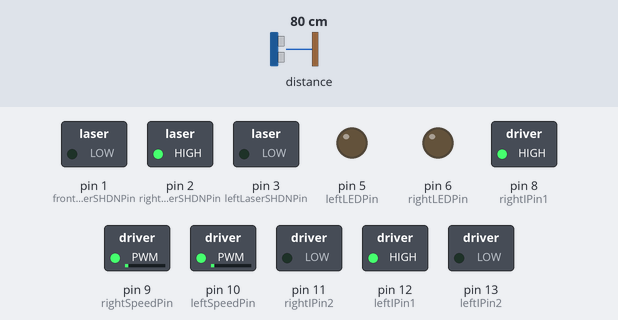
Recording of a sketch running on a simulated Arduino Uno, built with avr-gcc and run on an emulated ATmega328P. Shown: switched loads named in the sketch (green lamp = pin HIGH), output pins drawn as LEDs (lit = HIGH). Dashed ring = blinking. The inputs (shaded band) are chosen by the test bench; at power-on: distance to the obstacle 80 cm.

Above: at 1.3 s.
1.4 s: distance to the obstacle set to 13 cm
4.4 s: distance to the obstacle set to 10 cm
At 4.55 s:
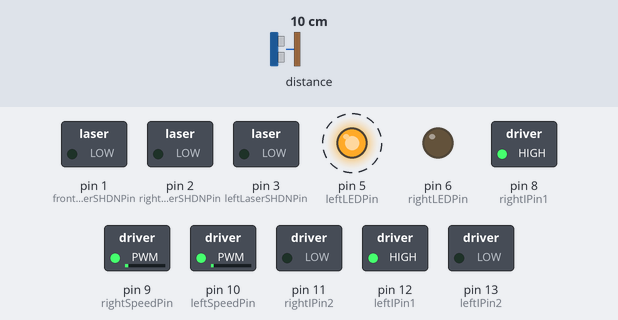
7.4 s: distance to the obstacle set to 2 cm
At 8.0 s:
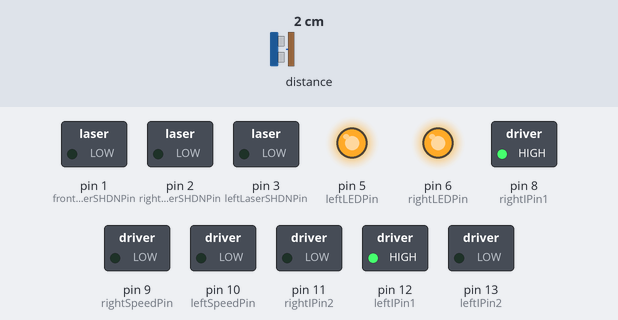
10.4 s: distance to the obstacle set to 8 cm
13.4 s: distance to the obstacle set to 11 cm
At 14.43 s:
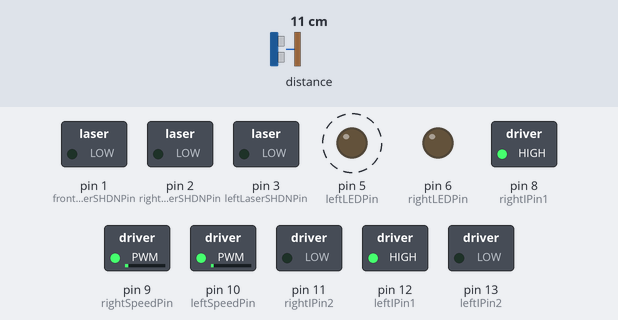
16.4 s: distance to the obstacle set to 4 cm
At 17.2 s:
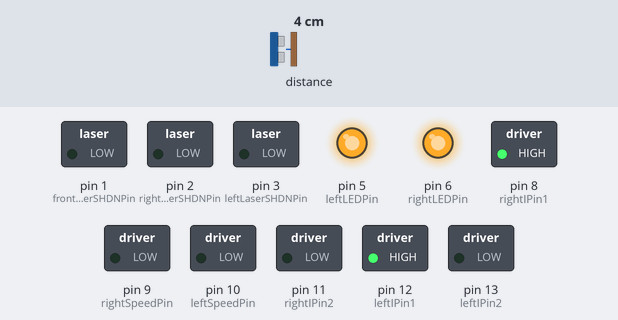
Timing chart, 0 to 20.4 s (numbered marks = the images above; inputs shaded):
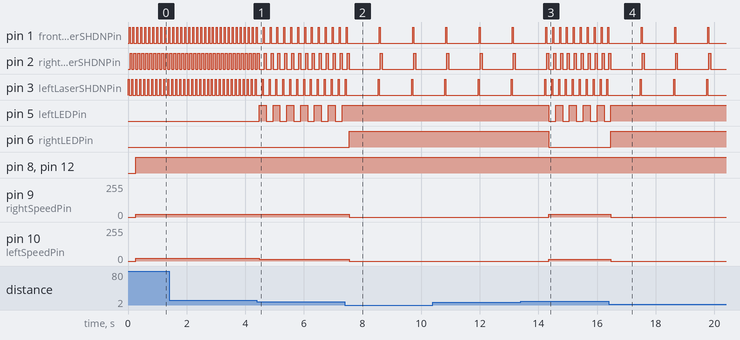

Measured:
- the behaviour switches between 12 and 11 cm on distance to the obstacle (found by bisection; images 0 and 1)
- the behaviour switches between 9 and 10 cm on distance to the obstacle (found by bisection; images 2 and 3)
- after the input at 4.4 s, pin 1 (frontLaserSHDNPin): alternates HIGH for 0.03 s and LOW for 0.20 s, starting after 0.21 s; pin 2 (rightLaserSHDNPin): alternates HIGH for 0.07 s and LOW for 0.17 s, starting after 0.24 s
- after the input at 7.4 s, pin 1 (frontLaserSHDNPin): alternates HIGH for 0.03 s and LOW for 1.1 s, starting after 1.2 s; pin 2 (rightLaserSHDNPin): alternates HIGH for 0.07 s and LOW for 1.1 s, starting after 1.2 s
- after the input at 13.4 s, pin 1 (frontLaserSHDNPin): alternates HIGH for 0.03 s and LOW for 0.20 s, starting after 1.1 s; pin 2 (rightLaserSHDNPin): alternates HIGH for 0.07 s and LOW for 0.17 s, starting after 1.1 s
- after the input at 16.4 s, pin 1 (frontLaserSHDNPin): alternates HIGH for 0.03 s and LOW for 1.1 s, starting after 1.1 s; pin 2 (rightLaserSHDNPin): alternates HIGH for 0.07 s and LOW for 1.1 s, starting after 1.1 s
- by itself, pin 1 (frontLaserSHDNPin), pin 3 (leftLaserSHDNPin): alternates HIGH for 0.03 s and LOW for 0.10 s
- by itself, pin 2 (rightLaserSHDNPin): alternates HIGH for 0.07 s and LOW for 0.07 s

The sketch:

mainDrive.ino
```cpp
// inspiration from site: http://arduino.stackexchange.com/questions/25050/multiple-vl6180x-distance-sensors-interactive-problem

/* Multiple laser procedure:
 *  1. Wire SHDN (SHutDowN) pins.
 *  2. Disable ALL lasers. (write SHDN pin > LOW)
 *  3. Enable 1 laser. (write SHDN pin > HIGH & call laser.begin())
 *  4. Read value.
 */
/* Note:
 *  For Arduino Uno, SDA = A5 & SCL = A4
 *      for other boards, see: https://www.arduino.cc/en/Reference/Wire
 */
extern "C" {
  #include <stdlib.h>
  #include <stdio.h>
  #include <string.h>
  #include <inttypes.h>
}
#include "Adafruit_VL6180X.h"
#include "Task.h"

///////////////////////////////////////////////

Adafruit_VL6180X lasers;
  byte frontLaserSHDNPin = 1; // SHutDowN pin
  byte leftLaserSHDNPin = 3;
  byte rightLaserSHDNPin = 2;

byte leftLEDPin = 5;
byte rightLEDPin = 6;

int leftIPin1 = 12;
int leftIPin2 = 13;
int leftSpeedPin = 10; // enable motor A
boolean leftInvert = false;

int rightIPin1 = 8;
int rightIPin2 = 11;
int rightSpeedPin = 9; // Enable motor B
boolean rightInvert = true;

/* Before battery change (~6.8/7V), 50 speed worked
   After battery change: (9.8V down to 8.9V), 20-50 too high, 15 too low
     at 8.8V, 17 speed, 10 correction works.
         turnCorrection =???
     at 8.6V, 17 speed too low!
*/
int SPEED = 20;
int correction = 10;
int turnCorrection = 11; // Might not be done in the demo
int temp_front;
  int prev_front;
int temp_right;
  int prev_right;
int temp_left;
  int prev_left;

int INTERSECTION_CHANGE = 70; // If distance changes 100mm b/w readings, at intersection
// Going really slowly, so delay = 5 seconds
int MIN_INTERSECT_DELAY = 0; // Min time to wait between intersections
unsigned long prevIntersectTime = millis() -MIN_INTERSECT_DELAY; // Can detect intersection immediately

///////////////////////////////////////////////

void readSensors();
bool keepAtLeft(bool hasInit);
bool keepInCenter(bool hasInit);

///////////////////////////////////////////////

Task* currTask = Task::createTask(keepInCenter, NULL);

void setup() {
  printf("starting");
  pinMode(frontLaserSHDNPin, OUTPUT);
  pinMode(leftLaserSHDNPin, OUTPUT);
  pinMode(rightLaserSHDNPin, OUTPUT);
  digitalWrite(frontLaserSHDNPin, LOW); // Disable frontLaser
  digitalWrite(leftLaserSHDNPin, LOW); // Disable leftLaser
  digitalWrite(rightLaserSHDNPin, LOW); // Disable rightLaser

  pinMode(leftLEDPin, OUTPUT);
  pinMode(rightLEDPin, OUTPUT);

  pinMode(leftIPin1, OUTPUT);
  pinMode(leftIPin2, OUTPUT);
  pinMode(leftSpeedPin, OUTPUT);
  pinMode(rightIPin1, OUTPUT);
  pinMode(rightIPin2, OUTPUT);
  pinMode(rightSpeedPin, OUTPUT);

  stop();
  Wire.begin(); // For lasers
  readSensors(); // Called so that first readSensors() in loop() returns valid prev_front/left/right
}

///////////////////////////////////////////////

void forward(int leftSpeed, int rightSpeed) {
  digitalWrite(leftIPin1,  !leftInvert);
  digitalWrite(leftIPin2,  leftInvert);
  digitalWrite(rightIPin1, rightInvert);
  digitalWrite(rightIPin2, !rightInvert);
  analogWrite(leftSpeedPin,  leftSpeed);
  analogWrite(rightSpeedPin, rightSpeed);
}
void backward(int leftSpeed, int rightSpeed) {
  digitalWrite(leftIPin1,  leftInvert);
  digitalWrite(leftIPin2,  !leftInvert);
  digitalWrite(rightIPin1, !rightInvert);
  digitalWrite(rightIPin2, rightInvert);
  analogWrite(leftSpeedPin,  leftSpeed);
  analogWrite(rightSpeedPin, rightSpeed);
}

void left(int leftSpeed, int rightSpeed) {
  digitalWrite(leftIPin1,  leftInvert);
  digitalWrite(leftIPin2,  !leftInvert);
  digitalWrite(rightIPin1, rightInvert);
  digitalWrite(rightIPin2, !rightInvert);
  analogWrite(leftSpeedPin,  leftSpeed);
  analogWrite(rightSpeedPin, rightSpeed);
}

void stop() {
  // At high voltages, robot doesn't stop. So, tell it to go as slow as possible
  analogWrite(leftSpeedPin,  0);
  analogWrite(rightSpeedPin, 0);
  digitalWrite(leftSpeedPin,  LOW);
  digitalWrite(rightSpeedPin, LOW);
}

///////////////////////////////////////////////

Task* turnTask = NULL;

void loop() {
  readSensors();
  // Reset drive & LEDs to a known state:
  //    going forward & LEDs off
  forward(SPEED, SPEED);
  digitalWrite(leftLEDPin, LOW);
  digitalWrite(rightLEDPin, LOW);

  if(temp_front < 100){ // Stop when it hits a wall
    // Turn on both LEDs when bot detects a wall in front
    digitalWrite(leftLEDPin, HIGH);
    digitalWrite(rightLEDPin, HIGH);
    stop();
    delay(1000);
  }

  else { // If front doesn't see the wall...
    // When you see an intersection...
    if (millis() -prevIntersectTime >= MIN_INTERSECT_DELAY &&
        (temp_left - prev_left > INTERSECTION_CHANGE
        || temp_right - prev_right > INTERSECTION_CHANGE)) {
      // Make a task to turn left
//      if (turnTask == NULL) {
//        turnTask = Task::createTask(turnLeft, NULL);
//        turnTask->setNextTask(currTask);
//        currTask = turnTask; // & run turnTask
//      }

      stop();
      printf("At intersection\n");
      // Blink both lights at an intersection
      prevIntersectTime = millis();
      while (millis() - prevIntersectTime < 1000) {
        blinkRightLED(100);
        blinkLeftLED(100);
        delay(1);
      }

      prevIntersectTime = millis();
      forward(SPEED, SPEED);
    }

    // When done turning, delete the task
    if (turnTask != NULL && turnTask->isDone()) {
      currTask = turnTask->getNextTask(); // Make sure to keep pointer to the next task...
      Task::deleteOneTask(turnTask);
      turnTask = NULL;
    }
    currTask->runTask();
  }
//  delay(50);
}

///////////////////////////////////////////////////

// Adds 3+ ms delay
void readSensors() {
  prev_front = temp_front;
  prev_left = temp_left;
  prev_right = temp_right;

  // Enable left laser
  digitalWrite(leftLaserSHDNPin, HIGH); // ena bling leftLaser
  // Print left laser value
  lasers.begin();
  delay(1);
  temp_left = lasers.readRange();
  printf("\tleftLaser: %3d    ", temp_left);
  digitalWrite(leftLaserSHDNPin, LOW);  // Disable leftLaser

  // Enable front laser
  digitalWrite(frontLaserSHDNPin, HIGH); // enabling frontLaser
  // Print front laser value
  lasers.begin(); // Notice: every time laser is enabled, have to call begin()
  delay(1);
  temp_front = lasers.readRange();
  printf("frontLaser: %3d    ", temp_front);
  digitalWrite(frontLaserSHDNPin, LOW);  // Disable frontLaser

  // Enable right laser
  digitalWrite(rightLaserSHDNPin, HIGH); // enabling rightLaser
  // Print right laser value
  lasers.begin();
  delay(1);
  temp_right = lasers.readRange();
  printf("rightLaser: %3d\n", lasers.readRange());
  digitalWrite(rightLaserSHDNPin, LOW);  // Disable rightLaser
}

/* Repeatedly call this function to stick to the left wall.
   If we knew where we were on the map, this would be very
       effective @ the curved turn.
 */
bool keepAtLeft(bool hasInit) {
  if(temp_left > 130){ // Too far from left, turn left
    analogWrite(leftSpeedPin,SPEED - correction);
    delay(100);
  }
  else if(temp_left < 70){ // Too close to left, turn right
    analogWrite(rightSpeedPin,SPEED - correction);
    delay(100);
  }
  return false; // For now, never end task
}

/* This code makes the robot turn to the left path.
      This hasn't been perfected, so it isn't called.
*/
bool turnLeft(bool hasInit){
  // Turn on LEDs to show: "still at intersection"
//  digitalWrite(leftLEDPin, HIGH);
//  digitalWrite(rightLEDPin, HIGH);

  while(temp_front > 250){
    analogWrite(leftSpeedPin,SPEED - turnCorrection);
    readSensors();
  }
   while(temp_front < 252){
    analogWrite(leftSpeedPin,SPEED - turnCorrection);
     readSensors();
   }
  return true;
}
/* Repeatedly call this function to stay at the center of the road.
 */
bool keepInCenter(bool hasInit) {
  // Used to have distance check of 90
  if(temp_right < 80){
    analogWrite(leftSpeedPin,SPEED - correction);
    digitalWrite(leftLEDPin, HIGH);
     printf("LeftMotor: %d \n", SPEED - correction);
    delay(100);
//    analogWrite(leftSpeedPin,SPEED);
  }
  else if(temp_right < 120){
    analogWrite(leftSpeedPin,SPEED - correction/2);
    blinkLeftLED(0);
    printf("LeftMotor: %d \n", SPEED - correction/2);
    delay(100);
//    analogWrite(leftSpeedPin,SPEED);
  }

  else if(temp_left < 80){
    analogWrite(rightSpeedPin,SPEED - correction);
    digitalWrite(rightLEDPin, HIGH);
    printf("rightMotor: %d \n", SPEED - correction);
    delay(100);
  }
  else if(temp_left < 120){
    analogWrite(rightSpeedPin,SPEED - correction/2);
    blinkRightLED(0);
    printf("rightMotor: %d \n", SPEED - correction/2);
    delay(100);
  }

  // Code below tried to keep robot in center @ intersection...
  // Turns out, the sensors can't detect far enough for the code to work
  /*
  if (temp_left < 10) {
    backward(SPEED, SPEED);
    delay()
  } else if (temp_right < 10) {
    backward(SPEED, SPEED);
  }

  else if(temp_left - temp_right > 40){ // Too far from the left
    analogWrite(leftSpeedPin,SPEED - correction);
    digitalWrite(leftLEDPin, HIGH);
    printf("LEFT MOTOR: %d \n", SPEED - correction);
//    delay(100);
  }
  else if(temp_right - temp_left > 40){  // Too far from right
    analogWrite(rightSpeedPin,SPEED - correction);
    digitalWrite(rightLEDPin, HIGH);
    printf("RIGHT MOTOR: %d \n", SPEED - correction);
//    delay(100);
  }

  else if(temp_left - temp_right > 20){ // Too far from the left
    analogWrite(leftSpeedPin,SPEED - correction/2);
    blinkLeftLED(50);
    printf("leftMotor: %d \n", SPEED - correction/2);
//    delay(100);
  }
  else if(temp_right - temp_left > 20){  // Too far from right
    analogWrite(rightSpeedPin,SPEED - correction/2);
    blinkRightLED(50);
    printf("rightMotor: %d \n", SPEED - correction/2);
//    delay(100);
  }

  else if (temp_right >= 255 -20 && temp_left >= 255 -20) {
    blinkRightLED(0);
    blinkLeftLED(0);
  }
  */

  return false; // For now, never end task
}

// Blink the leftLED
void blinkLeftLED(int blinkTimeMs) {
  static bool wasLEDOn = false;
  static unsigned long lastTime = blinkTimeMs -millis();
  static int prevBlinkTimeMs = blinkTimeMs;

  if (blinkTimeMs != prevBlinkTimeMs) { // If started new blink, reset variables & turn LED on
    wasLEDOn = false;
    lastTime = blinkTimeMs -millis();
  }

  if (!wasLEDOn) { // Light wasn't on, wait a bit & turn it on
    if (millis() - lastTime >= blinkTimeMs) { // If it's been long enough...
      digitalWrite(leftLEDPin, HIGH);
      wasLEDOn = true;
      lastTime = millis();
    } else { // If it's not been long enough, just keep the LED off
      digitalWrite(leftLEDPin, LOW);
    }

  } else { // Light was on, wait a bit & turn it off
    if (millis() - lastTime >= blinkTimeMs) { // If it's been long enough...
      digitalWrite(leftLEDPin, LOW);
      wasLEDOn = false;
      lastTime = millis();
    } else { // If it's not been long enough, just keep the LED on
      digitalWrite(leftLEDPin, HIGH);
    }
  }

  prevBlinkTimeMs = blinkTimeMs;
}
// Blink the rightLED
void blinkRightLED(int blinkTimeMs) {
  static bool wasLEDOn = false;
  static unsigned long lastTime = blinkTimeMs -millis();
  static int prevBlinkTimeMs = blinkTimeMs;

  if (blinkTimeMs != prevBlinkTimeMs) { // If started new blink, reset variables & turn LED on
    wasLEDOn = false;
    lastTime = blinkTimeMs -millis();
  }

  if (!wasLEDOn) { // Light wasn't on, wait a bit & turn it on
    if (millis() - lastTime >= blinkTimeMs) { // If it's been long enough...
      digitalWrite(rightLEDPin, HIGH);
      wasLEDOn = true;
      lastTime = millis();
    } else { // If it's not been long enough, just keep the LED off
      digitalWrite(rightLEDPin, LOW);
    }

  } else { // Light was on, wait a bit & turn it off
    if (millis() - lastTime >= blinkTimeMs) { // If it's been long enough...
      digitalWrite(rightLEDPin, LOW);
      wasLEDOn = false;
      lastTime = millis();
    } else { // If it's not been long enough, just keep the LED on
      digitalWrite(rightLEDPin, HIGH);
    }
  }

  prevBlinkTimeMs = blinkTimeMs;
}
```

Task.cpp
```cpp
#include "Task.h"
extern "C" {
  #include <stdio.h>
}

Task::Task(bool (*taskFunc)(bool hasInit)) {
  this->taskFunc = taskFunc;
  this->nextTask = NULL;
  this->done = false;
  this->hasInit = false;
}

/////////////////////

Task* Task::createTask(bool (*taskFunc)(bool hasInit), Task* prevTask) {
  Task* newTask = new Task(taskFunc);
  if (prevTask != NULL)
    prevTask->setNextTask(newTask);
  return newTask;
}
void Task::deleteOneTask(Task* task) {
  if (task != NULL) {
    task->taskFunc = NULL;
    task->nextTask = NULL;
    delete task;
  }
}
void Task::deleteAllTasks(Task* startTask) {
  if (startTask != NULL) {
    if (startTask->nextTask != NULL)
      Task:deleteAllTasks(startTask->nextTask);
    // Finally, delete this task
    Task::deleteOneTask(startTask);
  }
}

Task* Task::getNextTask() {
  return this->nextTask;
}
void Task::setNextTask(Task* nextTask) {
  this->nextTask = nextTask;
}

void Task::runTask() {
  if (this->done) { // If this is done, run the next task
//    printf("tasked\n");
    if (this->nextTask != NULL)
      this->nextTask->runTask();
  } else { // Not done... run this task
//    printf("tasker\n");
    if (this->taskFunc != NULL)
      this->done = this->taskFunc(this->hasInit);
  }
  this->hasInit = true;
}

bool Task::isDone() {
  return this->done;
}
void Task::unsetDone() {
  this->done = false;
  this->hasInit = false; // Re-initialize task
}
```

Task.h
```cpp
/*
 * A linked list of tasks.
 */

#ifndef TASK_H
#define TASK_H

extern "C" {
  #include <stddef.h> // For NULL
}

class Task {
private:
  Task* nextTask;
  bool (*taskFunc)(bool hasInit);
  bool done;
  bool hasInit;

  Task(bool (*taskFunc)(bool hasInit));

public:
  static Task* createTask(bool (*taskFunc)(bool hasInit), Task* prevTask);
  static void deleteOneTask(Task* task); // Only deletes task
  static void deleteAllTasks(Task* startTask); // Deletes task, and all Tasks that follow

  Task* getNextTask();
  void setNextTask(Task* nextTask);
  void runTask();
  bool isDone();

  void unsetDone();
};

#endif
```
